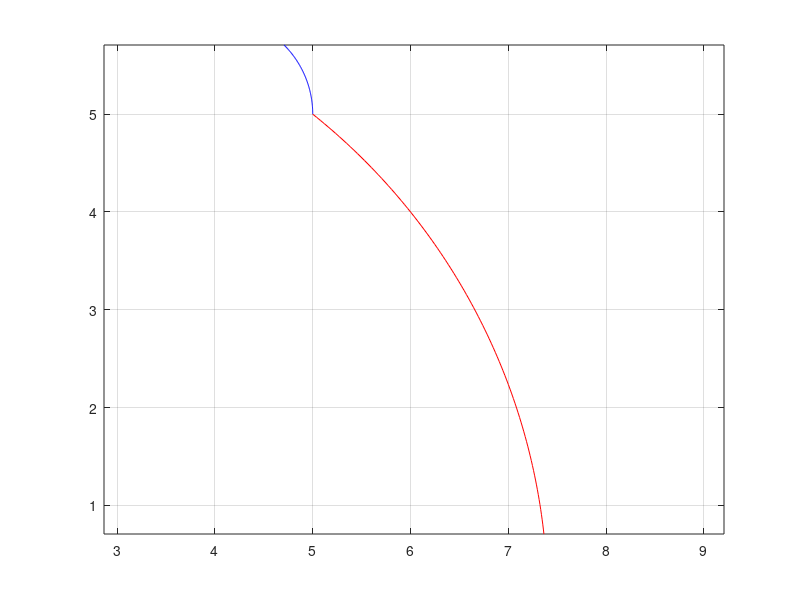
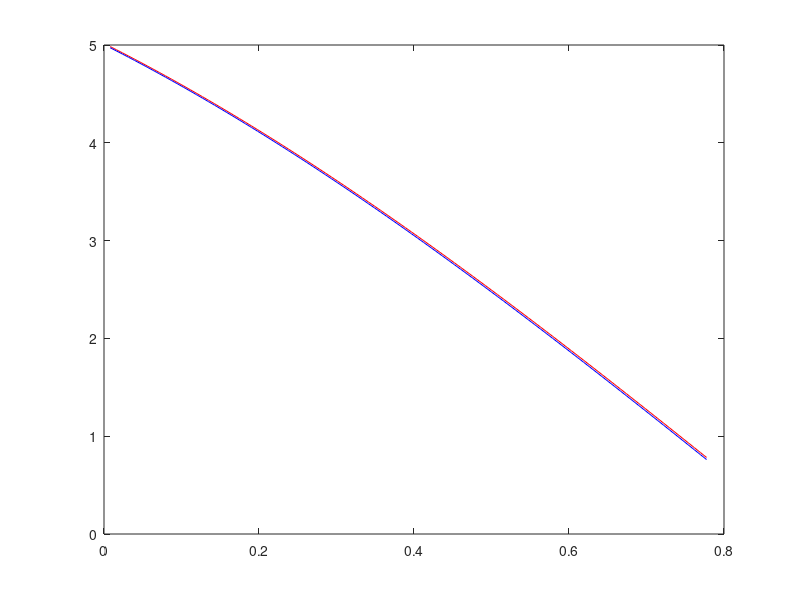
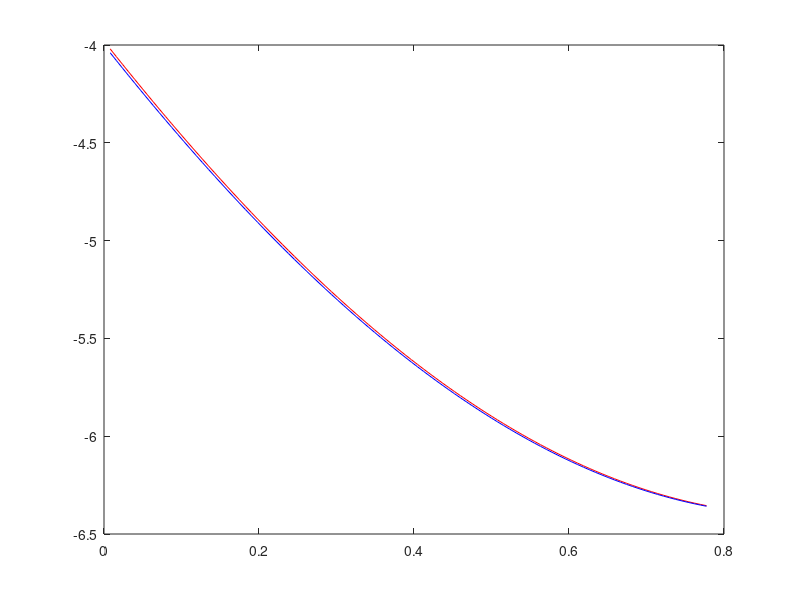

Source code (MATLAB) for these figures, in order:
function velocitycordinate
%inertial frame
numSteps=100
t=linspace(0,pi/4,numSteps)'
r=1;
for i=1:numSteps
Pin(i,1)=r*cos(t(i))+4;%r*cos(t(i));%2*t(i)+3;
Pin(i,2)=r*sin(t(i))+5;%r*sin(t(i));%3*t(i)+2;
Pin(i,3)=0*tan(t(i));
end
pos=Pin
%yi=Pi(:,2)

Vxi(1)=0;
Vyi(1)=0;
for i=2:numSteps
Vxi(i)=(Pin(i,1)-Pin(i-1,1))/(t(i)-t(i-1));
Vyi(i)=(Pin(i,2)-Pin(i-1,2))/(t(i)-t(i-1));
Vzi(i)=0;
end
Vi=[Vxi' Vyi' Vzi']



%inertial to rotating frame
wg=1;
theeta(1)=0;
for i=1:numSteps
theeta(i,1)=(wg*t(i));
TI2R=[cos(theeta(i)) sin(theeta(i)) 0;-sin(theeta(i)) cos(theeta(i)) 0;0 0 1];
c=Pin(i,:)';
Pr(i,:)=TI2R*c;
end

for i=1:numSteps
theeta(i,1)=(wg*t(i));
TI2R=[cos(theeta(i)) sin(theeta(i)) 0;-sin(theeta(i)) cos(theeta(i)) 0;0 0 1];
v=Vi(i,:)';
Vir(i,:)=TI2R*v;
end


o3=Pr
o4=Vir


plot(Pin(:,1),Pin(:,2),'b');
hold on
plot(Pr(:,1),Pr(:,2),'r');
axis equal
grid on
Vxr(1)=0;
Vyr(1)=0;
for i=2:numSteps
    Vxr(i)=(Pr(i,1)-Pr(i-1,1))/(t(i)-t(i-1));
    Vyr(i)=(Pr(i,2)-Pr(i-1,2))/(t(i)-t(i-1));
    Vzr(i)=0;
   % V(i)=sqrt(xdot(i)^2+ydot(i)^2)
end

Vr=[Vxr' Vyr' Vzr']
B=[0;0;wg];
for i=1:numSteps
    A=[Pr(i,1);Pr(i,2);0];
    cor(i,:)=-1*cross(B,A);
end
o=cor
cor=Vir+cor


figure
plot(t(2:i-1,1),Vr(2:i-1,1),'r');
hold on
plot(t(2:i-1,1),cor(2:i-1,1),'b');

figure
plot(t(2:i-1,1),Vr(2:i-1,2),'r');
hold on
plot(t(2:i-1,1),cor(2:i-1,2),'b');
